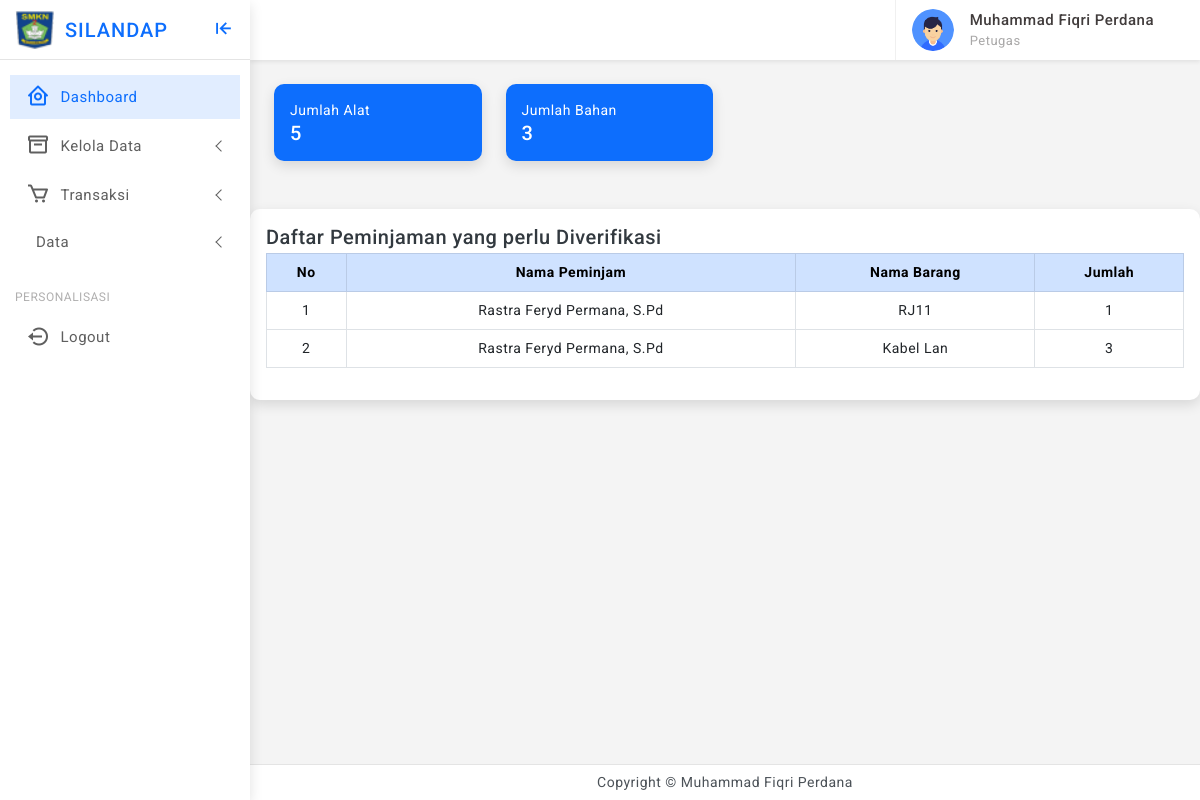
Before: /sadmin/index.php (signed in) with the older database file.
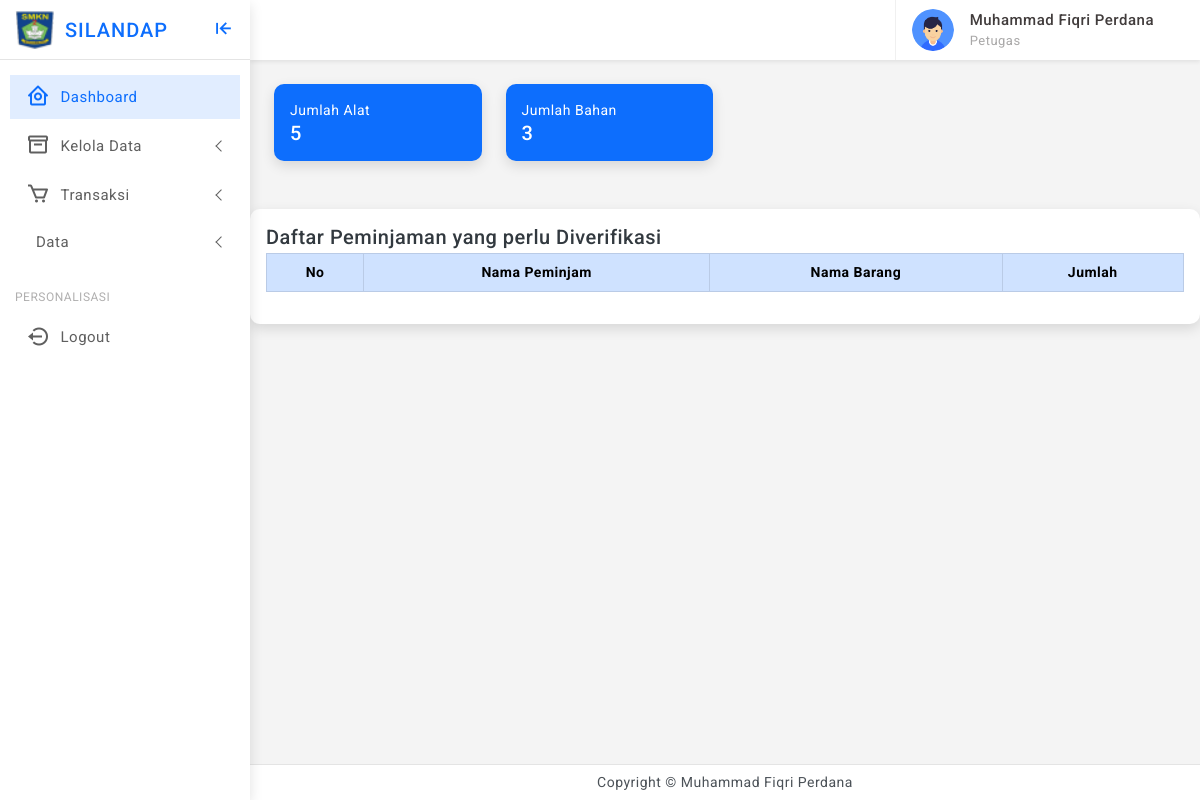
After: the same page with the newer database file.
### tables this page shows
CREATE TABLE `tbl_peminjaman` (
  `id_peminjaman` int(11) NOT NULL,
  `id_user` varchar(10) NOT NULL,
  `id_barang` varchar(10) NOT NULL,
  `jumlah` varchar(10) NOT NULL,
  `tgl_pinjam` date NOT NULL,
  `waktu_pinjam` varchar(100) NOT NULL,
  `status_verifikasi` varchar(100) NOT NULL,
  `kepemilikan` varchar(100) NOT NULL,
  `kondisi` varchar(255) NOT NULL
);

CREATE TABLE `tbl_user` (
  `id_user` int(11) NOT NULL,
  `nm_user` varchar(200) NOT NULL,
  `username` varchar(20) NOT NULL,
  `password` varchar(100) NOT NULL,
  `level` int(11) NOT NULL,
  `jurusan` varchar(100) NOT NULL
);

CREATE TABLE `tbl_barang` (
  `id_barang` int(11) NOT NULL,
  `kode_barang` varchar(50) NOT NULL,
  `nama_barang` varchar(100) NOT NULL,
  `kategori` varchar(25) NOT NULL,
  `kondisi` varchar(25) NOT NULL,
  `stok` int(11) NOT NULL,
  `foto` varchar(255) NOT NULL,
  `kepemilikan` varchar(100) NOT NULL
);

### sadmin/index.php (the view, shortened to what the changed rows need)
<?php
include "../koneksi.php";
?>
<!doctype html>
<html lang="en" class="">
<head>
    <link href="../assets/plugins/simplebar/css/simplebar.css" rel="stylesheet" />
    <link href="../assets/plugins/perfect-scrollbar/css/perfect-scrollbar.css" rel="stylesheet" />
    <link href="../assets/plugins/highcharts/css/highcharts.css" rel="stylesheet" />
    <link href="../assets/plugins/vectormap/jquery-jvectormap-2.0.2.css" rel="stylesheet" />
    <link href="../assets/plugins/metismenu/css/metisMenu.min.css" rel="stylesheet" />
    <link href="../assets/css/pace.min.css" rel="stylesheet" />
    <link href="../assets/css/bootstrap.min.css" rel="stylesheet">
    <link href="../assets/css/app.css" rel="stylesheet">
    <link href="../assets/css/icons.css" rel="stylesheet">
    <link rel="stylesheet" href="../assets/css/dark-theme.css" />
    <link rel="stylesheet" href="../assets/css/semi-dark.css" />
    <link rel="stylesheet" href="../assets/css/header-colors.css" />
</head>
<body>
    <div class="wrapper">
        <div class="page-wrapper">
                <div class="row">
                    <div class="col">
                        <div class="card radius-10 mb-4">
                            <div class="card-body">
                                <?php
                                $query_verifikasi = "SELECT * FROM tbl_peminjaman pj INNER JOIN tbl_user u ON u.id_user = pj.id_user INNER JOIN tbl_barang b ON pj.id_barang = b.id_barang WHERE pj.status_verifikasi = 'Belum Terverifikasi'";
                                $result_verifikasi = mysqli_query($conn, $query_verifikasi);
                                $no = 1;
                                ?>
                                <div class="table-responsive">
                                    <table class="table table-hover table-bordered">
                                        <thead class="table-primary" align="center">
                                            <tr>
                                                <th>No</th>
                                                <th>Nama Peminjam</th>
                                                <th>Nama Barang</th>
                                                <th>Jumlah</th>
                                            </tr>
                                        </thead>
                                        <tbody align="center">
                                            <?php while ($row_verifikasi = mysqli_fetch_assoc($result_verifikasi)) { ?>
                                                <tr>
                                                    <td><?php echo $no++ ?></td>
                                                    <td><?php echo $row_verifikasi["nm_user"] ?></td>
                                                    <td><?php echo $row_verifikasi["nama_barang"] ?></td>
                                                    <td><?php echo $row_verifikasi["jumlah"] ?></td>
                                                </tr>
                                            <?php } ?>
                                        </tbody>
                                    </table>
                                </div>
                            </div>
                        </div>
                    </div>
                </div>
            </div>
        </div>
</body>
</html>

Changed rows visible on the page:
removed tbl_peminjaman: id_user.nm_user "Rastra Feryd Permana, S.Pd", id_barang.nama_barang "RJ11", jumlah "1"
removed tbl_peminjaman: id_user.nm_user "Rastra Feryd Permana, S.Pd", id_barang.nama_barang "Kabel Lan", jumlah "3"
